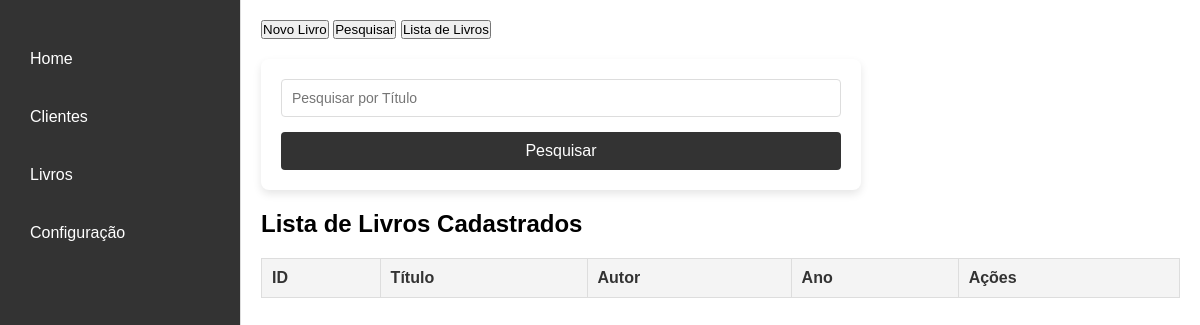
The page /livros (signed in) on the database as committed earlier.
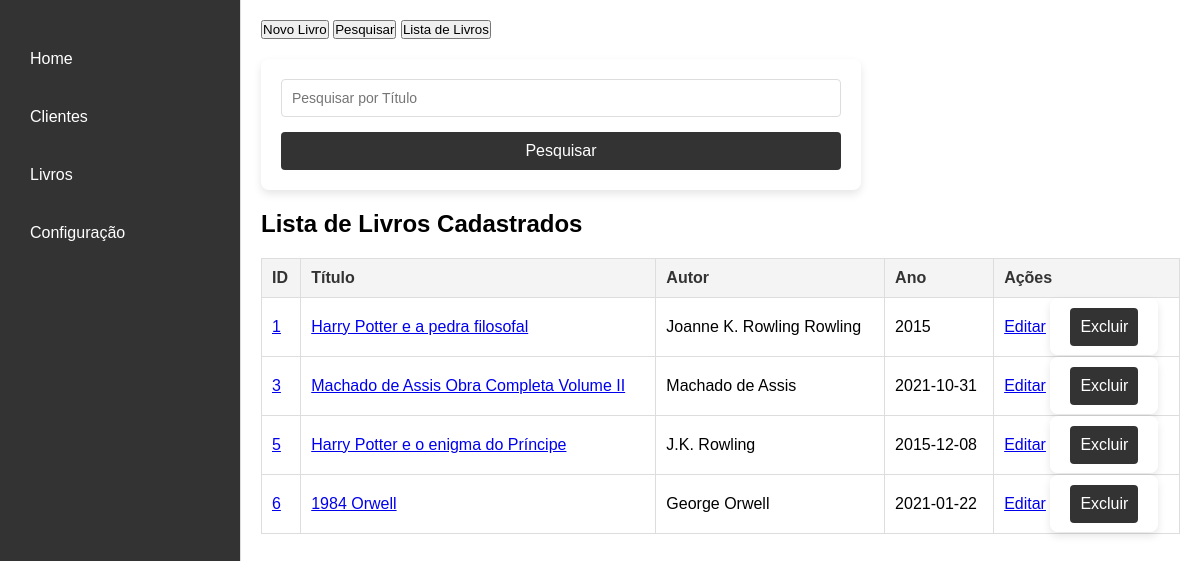
The same page on the database as committed later.
### models.py (models this page shows, shortened)
class Livro(db.Model):
    id = db.Column(db.Integer, primary_key=True)
    titulo = db.Column(db.String(100), nullable=False)
    autor = db.Column(db.String(100), nullable=False)
    editora = db.Column(db.String(100), nullable=False)
    idade_leitura = db.Column(db.String(50), nullable=True)
    isbn = db.Column(db.String(20), nullable=False)
    ano = db.Column(db.Integer, nullable=False)
    num_paginas = db.Column(db.Integer, nullable=False)
    valor = db.Column(db.Float, nullable=False)
    capa_livro = db.Column(db.String(200), nullable=True)  # Novo campo para a capa

### app.py (the view)
@app.route('/livros')
def livros():
    if 'username' not in session:
        return redirect(url_for('login'))
    livros = Livro.query.all()
    return render_template('livros.html', livros=livros)

### templates/livros.html (shortened to what this page needs)
{% extends "index.html" %}
{% block content %}
    <div class="top-menu">
        <button onclick="window.location.href='{{ url_for('novo_livro') }}'">Novo Livro</button>
        <button id="showPesquisarButton" onclick="togglePesquisar()">Pesquisar</button>
        <button onclick="window.location.href='{{ url_for('livros') }}'">Lista de Livros</button>
    </div>
    <div id="pesquisarForm" class="hidden">
        <form action="{{ url_for('livros') }}" method="GET">
            <input type="text" name="titulo" placeholder="Pesquisar por Título" value="{{ request.args.get('titulo', '') }}">
            <button type="submit">Pesquisar</button>
        </form>
    </div>
    <h2>Lista de Livros Cadastrados</h2>
    <table>
        <thead>
            <tr>
                <th>ID</th>
                <th>Título</th>
                <th>Autor</th>
                <th>Ano</th>
                <th>Ações</th>
            </tr>
        </thead>
        <tbody>
            {% for livro in livros %}
            <tr>
                <td><a href="{{ url_for('visualizar_livro', id=livro.id) }}" target="_blank">{{ livro.id }}</a></td>
                <td><a href="{{ url_for('visualizar_livro', id=livro.id) }}" target="_blank">{{ livro.titulo }}</a></td>
                <td>{{ livro.autor }}</td>
                <td>{{ livro.ano }}</td>
                <td>
                    <a href="{{ url_for('editar_livro', id=livro.id) }}">Editar</a>
                    <form action="{{ url_for('deletar_livro', id=livro.id) }}" method="POST" style="display:inline;">
                        <button type="submit" onclick="return confirmarExclusao()">Excluir</button>
                    </form>
                </td>
            </tr>
            {% endfor %}
        </tbody>
    </table>
{% endblock %}

### templates/index.html (shortened to what this page needs)
<!DOCTYPE html>
<html lang="pt-BR">
<head>
    <link rel="stylesheet" href="{{ url_for('static', filename='index.css') }}">
</head>
<body>
    <div class="container">
        <aside class="sidebar">
            <ul>
                <li><a href="/">Home</a></li>
                <li><a href="/clientes">Clientes</a></li>
                <li><a href="/livros">Livros</a></li>
                <li><a href="/configuracao">Configuração</a></li>
            </ul>
        </aside>
        <main class="content">
            {% block content %}{% endblock %}
        </main>
    </div>
</body>
</html>

### static/index.css (style rules this page uses)
* { margin: 0; padding: 0; box-sizing: border-box; }
body { font-family: Arial, sans-serif; background-color: #f9f9f9; display: flex; height: 100vh; }
.container { display: flex; width: 100%; height: 100%; }
.sidebar { width: 240px; background-color: #333; color: #fff; padding: 20px; position: fixed; height: 100%; overflow: auto; }
.sidebar ul { list-style: none; padding: 0; }
.sidebar ul li { margin: 20px 0; }
.sidebar ul li a { color: #fff; text-decoration: none; font-size: 16px; display: block; padding: 10px; border-radius: 5px; }
.content { margin-left: 240px; padding: 20px; flex: 1; background-color: #fff; border-left: 1px solid #ddd; overflow-y: auto; }
form { margin: 20px 0; display: flex; flex-direction: column; width: 100%; max-width: 600px; background-color: #fff; padding: 20px; border-radius: 8px; box-shadow: 0 4px 8px rgba(0, 0, 0, 0.1); }
form input, form select { margin-bottom: 15px; padding: 10px; font-size: 14px; border: 1px solid #ddd; border-radius: 4px; width: 100%; }
form button { padding: 10px; background-color: #333; color: #fff; border: none; border-radius: 4px; font-size: 16px; cursor: pointer; }
table { width: 100%; border-collapse: collapse; margin-top: 20px; }
table th, table td { border: 1px solid #ddd; padding: 10px; text-align: left; }
table th { background-color: #f4f4f4; color: #333; }

Rows that differ between the two databases and show on the page:
added Livro: id "1", titulo "Harry Potter e a pedra filosofal", autor "Joanne K. Rowling Rowling", ano "2015"
added Livro: id "3", titulo "Machado de Assis Obra Completa Volume II", autor "Machado de Assis", ano "2021-10-31"
added Livro: id "5", titulo "Harry Potter e o enigma do Príncipe", autor "J.K. Rowling", ano "2015-12-08"
added Livro: id "6", titulo "1984 Orwell", autor "George Orwell", ano "2021-01-22"
